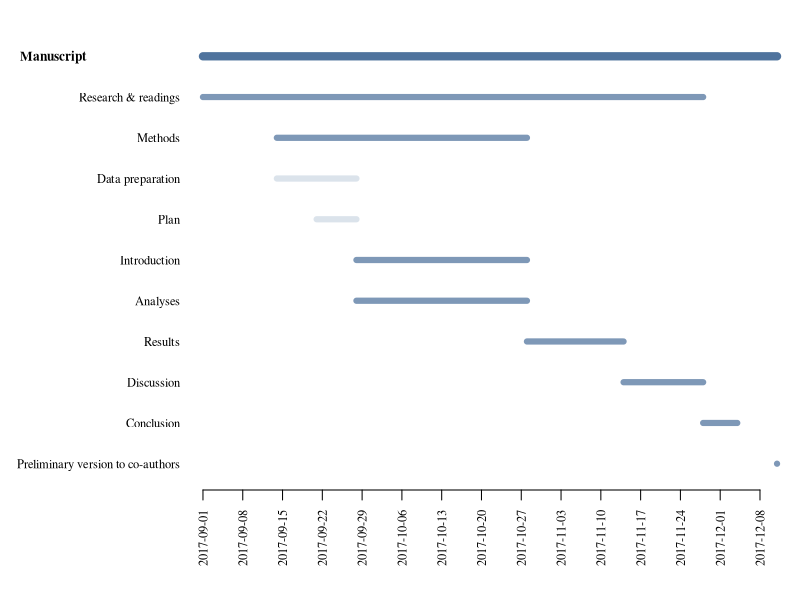
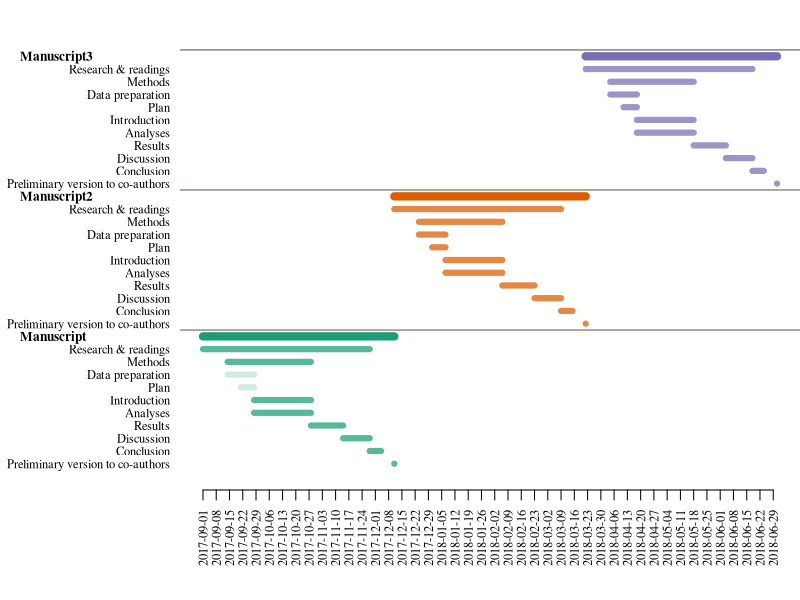
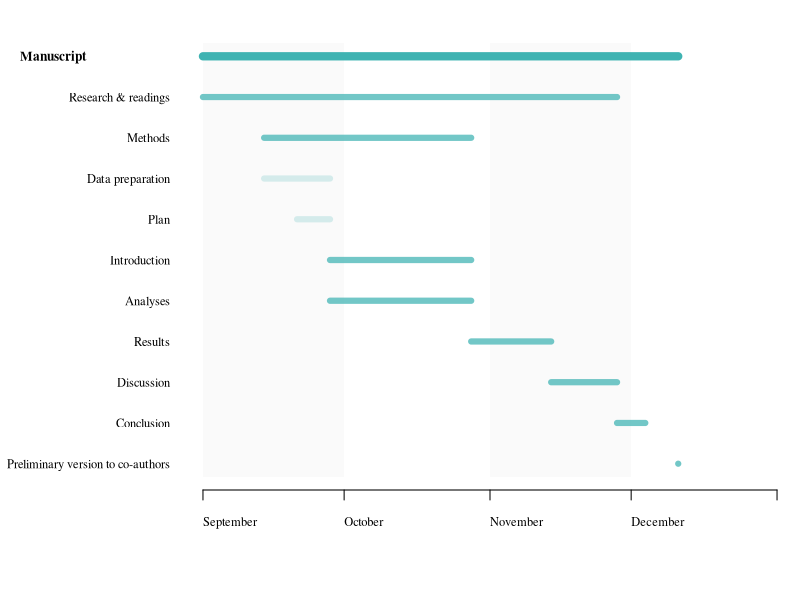
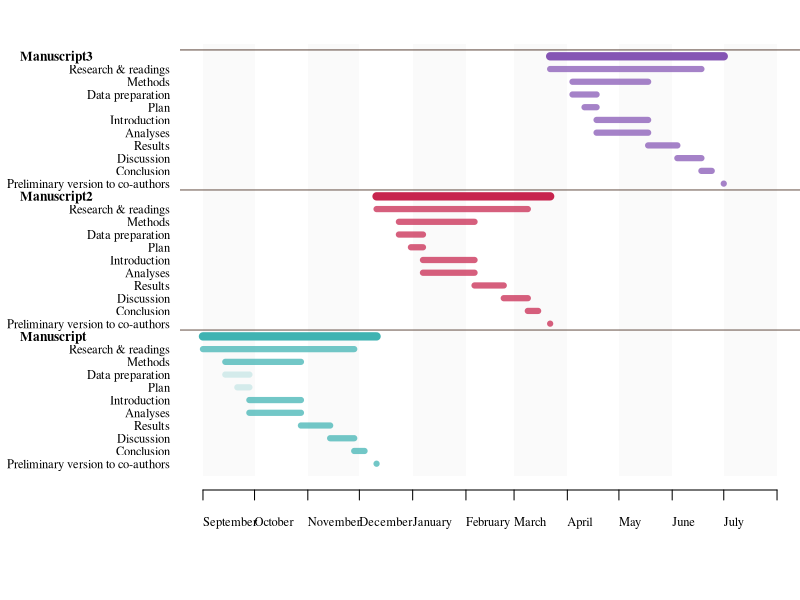
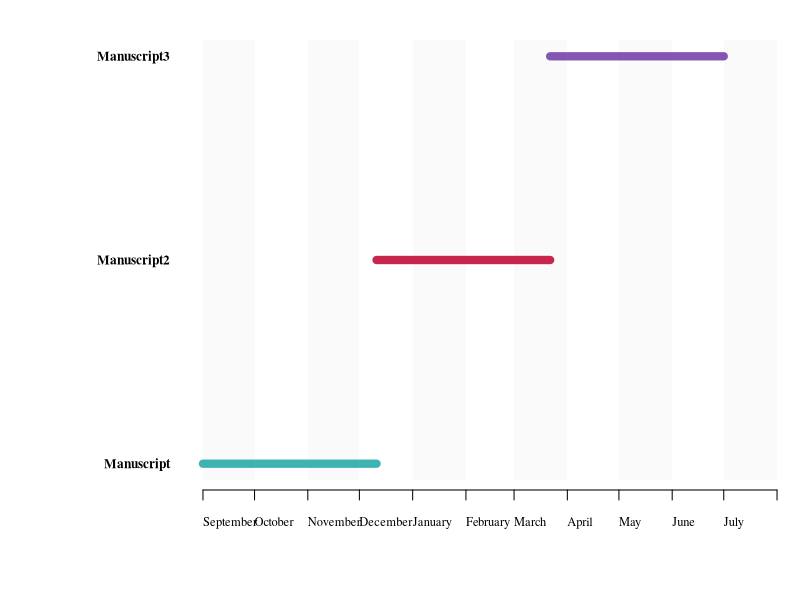

R code for these plots, in order:
## ---- chunk 1
# Packages required
library(knitr)
library(tidyverse)
library(RColorBrewer)
library(kableExtra)
## ---- chunk 2
# Let's organize a fake manuscript project to generate the chart.
Manuscript <- c('Research & readings', 'Data preparation', 'Analyses', 'Plan', 'Introduction',
  'Methods', 'Results', 'Discussion', 'Conclusion', 'Preliminary version to co-authors')
startDate <- c('2017-09-01', '2017-09-14', '2017-09-28', '2017-09-21', '2017-09-28',
  '2017-09-14', '2017-10-28', '2017-11-14', '2017-11-28', '2017-12-11')
dueDate <- c('2017-11-28', '2017-09-28', '2017-10-28', '2017-09-28', '2017-10-28',
  '2017-10-28', '2017-11-14', '2017-11-28', '2017-12-04', '2017-12-11')
status <- c('I', 'C', 'I', 'C', 'I', 'I', 'I', 'I', 'I', 'I')
nTasks <- length(Manuscript)

# Create the data frame.
# In statuses, "I" and "C" would stand for "Incomplete" and "Complete", respectively
df <- data.frame(milestones = rep('Manuscript', nTasks),
                 tasks = Manuscript,
                 startDate = as.Date(startDate),
                 dueDate = as.Date(dueDate),
                 status = status,
                 stringsAsFactors = FALSE)

kable(df, "html") %>%
    kable_styling(full_width = FALSE)
## ---- chunk 3
# Let's first organize our graph in order of tasks startDate
df <- arrange(df, desc(startDate))

# We need a date range for which we wish to create the graph.
# Let's select the duration of the milestone
dateRange <- c(min(df$startDate), max(df$dueDate))

# We also need the number of elements to add to our graph.
# It will be the number of tasks plus the number of milestones
nameMilestones <- unique(df$milestones)
nMilestones <- length(nameMilestones)
nLines <- nTasks + nMilestones

# We also need a date sequence that will be used as one of our axes
# We select the date range divided into 7 days periods
dateSeq <- seq.Date(dateRange[1], dateRange[2], by = 7)

# Finally, we need a color palette for the project
# We take three colors, the first will be for the milestones
# The second will be for incomplete tasks
# The third color will be for completed tasks
cols <- c('#4f739d', '#4f739dBB', '#4f739d33')

# Gantt chart
par(family = "serif", mar = c(6,9,2,0))
plot(x = 1, y = 1, col = 'transparent', xlim = dateRange, ylim = c(1, nLines), bty = "n",
  ann = FALSE, xaxt = "n", yaxt = "n", type = "n", bg = 'grey')

# Add axes, tasks and milestones
mtext(dateSeq, side = 1, at = dateSeq, las = 3, line = 1.5, cex = 0.75)
axis(1, dateSeq, labels = FALSE, line = 0.5)
mtext(df$tasks, side = 2, at = 1:nrow(df), las = 1, line = 0, cex = 0.75)
mtext(nameMilestones, side = 2, at = nrow(df)+1, las = 1, line = 8, font = 2, adj = 0, cex = 0.8)

# Add tasks
for(i in 1:nTasks) {
    lines(c(i,i) ~ c(df$startDate[i], df$dueDate[i]), lwd = 6, col = if(df$status[i] == 'C') cols[3] else cols[2])
}

# Add milestone
lines(c(nLines,nLines) ~ c(min(df$startDate), max(df$dueDate)), lwd = 8, col = cols[1])

# Add today's date
abline(v = as.Date(format(Sys.time(), format = "%Y-%m-%d")), lwd = 2, lty = 2)
## ---- chunk 4
# We will simply duplicate the manuscript and do as though we are working on three consecutive manuscripts
df2 <- df3 <- df
df2$milestones <- 'Manuscript2'
df3$milestones <- 'Manuscript3'
df2[,c('startDate', 'dueDate')] <- df2[,c('startDate', 'dueDate')] + as.numeric(diff(dateRange))
df3[,c('startDate', 'dueDate')] <- df3[,c('startDate', 'dueDate')] + as.numeric(diff(dateRange))*2
df2$status <- df3$status <- rep('I', nTasks)
dfM <- rbind(df, df2, df3)

# ... and go through the process of setting up the elements needed for the chart
# Let's start with the colors this time
# We take three colors, the first will be for the milestones
# The second will be for incomplete tasks
# The third color will be for completed tasks
nameMilestones <- unique(dfM$milestones)
nMilestones <- length(nameMilestones)
cols <- data.frame(milestones = nameMilestones,
                   col = brewer.pal(nMilestones, "Dark2"),
                   stringsAsFactors = FALSE)

# Let's organize our dataset to produce the graph
dfMulti <- dfM %>%
      group_by(milestones) %>% # group by milestones
      summarise(startDate = min(startDate),
                dueDate = max(dueDate)) %>% # Determine the beginning and end date of milestones
      mutate(tasks = milestones, status = 'M') %>% # Give a name and a status
      bind_rows(dfM) %>% # Bind milestones with tasks
      mutate(lwd = ifelse(milestones == tasks, 8, 6)) %>% # Add line width for graph
      left_join(cols, by = 'milestones') %>% # add colors
      mutate(col = ifelse(status == 'I', paste0(col, 'BB'), col)) %>% # change colors according to status
      mutate(col = ifelse(status == 'C', paste0(col, '33'), col)) %>% # change colors according to status
      mutate(cex = ifelse(status == 'M', 0.8, 0.75)) %>%
      mutate(adj = ifelse(status == 'M', 0, 1)) %>%
      mutate(line = ifelse(status == 'M', 8, 0.5)) %>%
      mutate(font = ifelse(status == 'M', 2, 1)) %>%
      arrange(milestones,desc(startDate),dueDate) # sort table

# We need a date range for which we wish to create the graph.
# Let's select the duration of the milestone
dateRange <- c(min(dfMulti$startDate), max(dfMulti$dueDate))

# We also need a date sequence that will be used as one of our axes
# We select the date range divided into 7 days periods
dateSeq <- seq.Date(dateRange[1], dateRange[2], by = 7)


# Gantt chart
nLines <- nrow(dfMulti)
par(family = "serif", mar = c(6, 9, 2, 0))
plot(x = 1, y = 1, col = 'transparent', xlim = dateRange, ylim = c(1, nLines),
  bty = "n",ann = FALSE, xaxt = "n", yaxt = "n", type = "n", bg = 'grey')
mtext(dateSeq, side = 1, at = dateSeq, las = 3, line = 1.5, cex = 0.75)
axis(1, dateSeq, labels = F, line = 0.5)

for(i in 1:nLines) {
    lines(c(i,i) ~ c(dfMulti$startDate[i],dfMulti$dueDate[i]),
          lwd = dfMulti$lwd[i],
          col = dfMulti$col[i])
    mtext(dfMulti$tasks[i],
          side = 2,
          at = i,
          las = 1,
          adj = dfMulti$adj[i],
          line = dfMulti$line[i],
          cex = dfMulti$cex[i],
          font = dfMulti$font[i])
}

abline(h = which(dfMulti$status == 'M') + 0.5, col = '#634d42')
abline(v = as.Date(format(Sys.time(), format = "%Y-%m-%d")), lwd = 2, lty = 2)
## ---- chunk 5
ganttR <- function(df, type = 'all') {
    nameMilestones <- unique(df$milestones)
    nMilestones <- length(nameMilestones)
    rbPal <- colorRampPalette(c("#3fb3b2", "#ffdd55", "#c7254e", "#1b95e0", "#8555b4")) # Color palette
    cols <- data.frame(milestones = nameMilestones,
                       col = rbPal(nMilestones),
                       stringsAsFactors = FALSE)
    cols <- cols[1:nMilestones, ]

    # Let's organize our dataset to produce the graph
    df <- df %>%
          group_by(milestones) %>% # group by milestones
          summarise(startDate = min(startDate),
                    dueDate = max(dueDate)) %>% # Determine the beginning and end date of milestones
          mutate(tasks = milestones, status = 'M') %>% # Give a name and a status
          bind_rows(df) %>% # Bind milestones with tasks
          mutate(lwd = ifelse(milestones == tasks, 8, 6)) %>% # Add line width for graph
          left_join(cols, by = 'milestones') %>% # add colors
          mutate(col = ifelse(status == 'I', paste0(col, 'BB'), col)) %>% # change colors according to status
          mutate(col = ifelse(status == 'C', paste0(col, '33'), col)) %>% # change colors according to status
          mutate(cex = ifelse(status == 'M', 0.8, 0.75)) %>%
          mutate(adj = ifelse(status == 'M', 0, 1)) %>%
          mutate(line = ifelse(status == 'M', 8, 0.5)) %>%
          mutate(font = ifelse(status == 'M', 2, 1)) %>%
          arrange(milestones,desc(startDate),dueDate) # sort table

    # We need a date range for which we wish to crete the graph.
    # Let's select the duration of the milestone
    dateRange <- c(min(df$startDate), max(df$dueDate))

    # We also need a date sequence that will be used as one of our axes
    # We select the date range divided into 7 days periods
    # dateSeq <- seq.Date(dateRange[1], dateRange[2], by = 7)
    forced_start <- as.Date(paste0(format(dateRange[1], "%Y-%m"), "-01"))
    yEnd <- format(dateRange[2], "%Y")
    mEnd <- as.numeric(format(dateRange[2], "%m")) + 1
    if (mEnd == 13) {
        yEnd <- as.numeric(yEnd) + 1
        mEnd <- 1
    }
    forced_end <- as.Date(paste0(yEnd, "-", mEnd,"-01"))
    dateSeq <- seq.Date(forced_start, forced_end, by = "month")
    lab <- format(dateSeq, "%B")

    # Gantt chart for 'all' type
    if(type == 'all') {
        nLines <- nrow(df)
        par(family = "serif", mar = c(6,9,2,0))
        plot(x = 1, y = 1, col = 'transparent',
          xlim = c(min(dateSeq), max(dateSeq)),
          ylim = c(1, nLines), bty = "n",
          ann = FALSE, xaxt = "n", yaxt = "n", type = "n", bg = 'grey')
        mtext(lab[-length(lab)], side = 1, at = dateSeq[-length(lab)], las = 0,
          line = 1.5, cex = 0.75, adj = 0)
        axis(1, dateSeq, labels = FALSE, line = 0.5)
        extra <- nLines * 0.03
        for(i in seq(1,length(dateSeq - 1), by = 2)) {
            polygon(x = c(dateSeq[i], dateSeq[i + 1], dateSeq[i + 1], dateSeq[i]),
                    y = c(1 - extra, 1 - extra, nLines + extra, nLines + extra),
                    border = 'transparent',
                    col = '#f1f1f155')
        }

        for(i in 1:nLines) {
            lines(c(i,i) ~ c(df$startDate[i], df$dueDate[i]),
                  lwd = df$lwd[i],
                  col = df$col[i])
            mtext(df$tasks[i],
                  side = 2,
                  at = i,
                  las = 1,
                  adj = df$adj[i],
                  line = df$line[i],
                  cex = df$cex[i],
                  font = df$font[i])
        }

        abline(h = which(df$status == 'M') + 0.5, col = '#634d42')
        abline(v = as.Date(format(Sys.time(), format = "%Y-%m-%d")), lwd = 2, lty = 2)
    }

    # Gantt chart for 'milestones' only
    if(type == 'milestones') {
        nLines <- nMilestones
        ms <- which(df$status == 'M')
        par(family = "serif", mar = c(6,9,2,0))
        plot(x = 1, y = 1, col = 'transparent', xlim = c(min(dateSeq), max(dateSeq)), ylim = c(1,nLines), bty = "n",ann = FALSE, xaxt = "n", yaxt = "n",type = "n",bg = 'grey')
        mtext(lab[-length(lab)], side = 1, at = dateSeq[-length(lab)], las = 0, line = 1.5, cex = 0.75, adj = 0)
        axis(1, dateSeq, labels = FALSE, line = 0.5)
        extra <- nLines * 0.03
        for(i in seq(1,length(dateSeq-1), by = 2)) {
            polygon(x = c(dateSeq[i], dateSeq[i + 1], dateSeq[i + 1], dateSeq[i]),
                    y = c(1 - extra, 1 - extra, nLines + extra, nLines + extra),
                    border = 'transparent',
                    col = '#f1f1f155')
        }

        for(i in 1:nLines) {
            lines(c(i,i) ~ c(df$startDate[ms[i]], df$dueDate[ms[i]]),
                  lwd = df$lwd[ms[i]],
                  col = df$col[ms[i]])
            mtext(df$tasks[ms[i]],
                  side = 2,
                  at = i,
                  las = 1,
                  adj = 1,
                  line = 0.5,
                  cex = df$cex[ms[i]],
                  font = df$font[ms[i]])
        }
        abline(v = as.Date(format(Sys.time(), format = "%Y-%m-%d")), lwd = 2, lty = 2)
    }
}

# Single milestone
ganttR(df)

# Multiple milestones
ganttR(dfM)

# Milestones only
ganttR(dfM, 'milestones')
## ---- chunk 6
